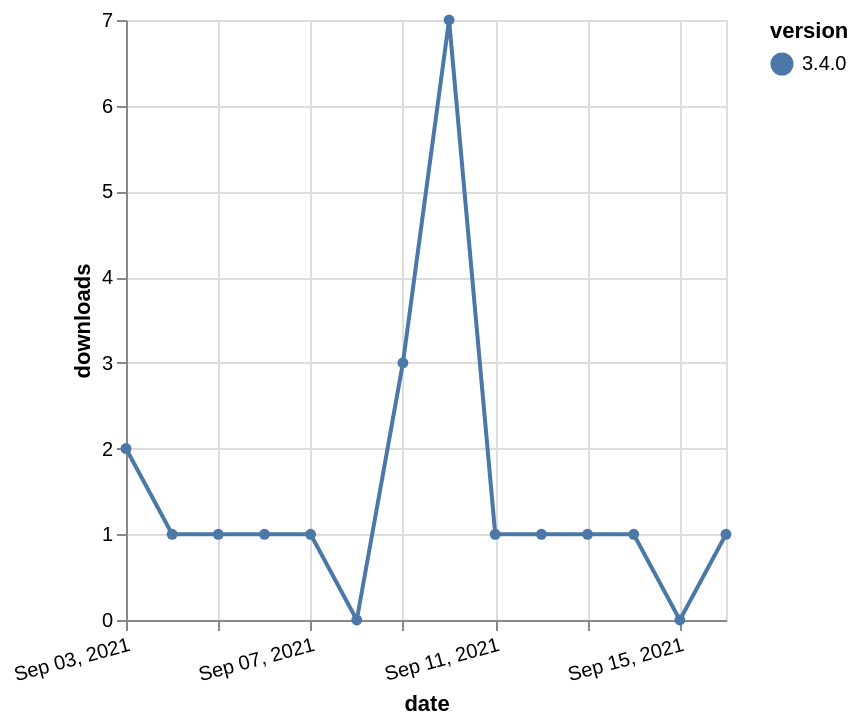

Describe this chart as a Vega-Lite specification.
### Vega-Lite specification from a JSON file in a GitHub repository (floating-point values rounded to 4 significant figures)
{"$schema": "https://vega.github.io/schema/vega-lite/v5.json", "description": "A simple bar chart with embedded data.", "data": {"values": [{"date": "2021-09-03", "total": 614, "delta": 2, "version": "3.4.0"}, {"date": "2021-09-04", "total": 615, "delta": 1, "version": "3.4.0"}, {"date": "2021-09-05", "total": 616, "delta": 1, "version": "3.4.0"}, {"date": "2021-09-06", "total": 617, "delta": 1, "version": "3.4.0"}, {"date": "2021-09-07", "total": 618, "delta": 1, "version": "3.4.0"}, {"date": "2021-09-08", "total": 618, "delta": 0, "version": "3.4.0"}, {"date": "2021-09-09", "total": 621, "delta": 3, "version": "3.4.0"}, {"date": "2021-09-10", "total": 628, "delta": 7, "version": "3.4.0"}, {"date": "2021-09-11", "total": 629, "delta": 1, "version": "3.4.0"}, {"date": "2021-09-12", "total": 630, "delta": 1, "version": "3.4.0"}, {"date": "2021-09-13", "total": 631, "delta": 1, "version": "3.4.0"}, {"date": "2021-09-14", "total": 632, "delta": 1, "version": "3.4.0"}, {"date": "2021-09-15", "total": 632, "delta": 0, "version": "3.4.0"}, {"date": "2021-09-16", "total": 633, "delta": 1, "version": "3.4.0"}]}, "width": "container", "mark": {"type": "line", "point": {"filled": true}}, "encoding": {"x": {"field": "date", "type": "temporal", "timeUnit": "yearmonthdate", "title": "date", "axis": {"labelAngle": -15}}, "y": {"field": "delta", "type": "quantitative", "title": "downloads"}, "color": {"field": "version", "type": "nominal"}, "tooltip": {"field": "delta"}}}
